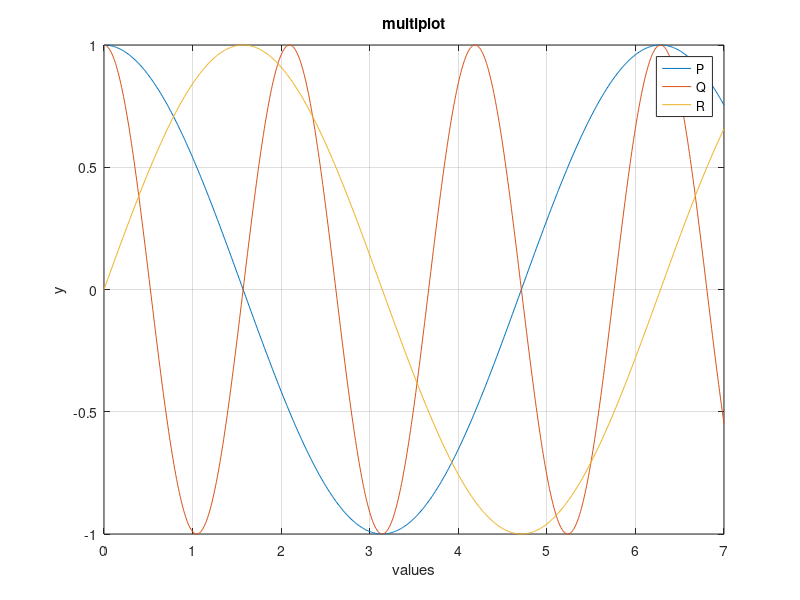

This figure's MATLAB source:
clear All
clc
close all
x =0:0.01:7;
p=cos(x);
q=cos(3*x);
r=sin(x);
plot(x,p,x,q,x,r);
xlabel('values');
ylabel('y');
title('multiplot');
grid on
legend('P','Q','R');